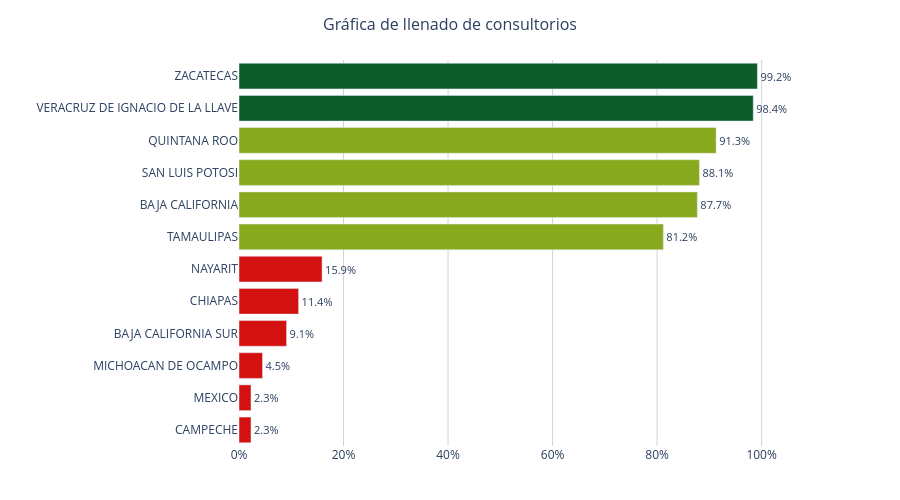

The cell this chart's notebook holds for it:
### Code cell
import plotly.graph_objects as go

# Ordenar de menor a mayor para efecto cascada
df_plot = tabla_entidades.sort_values("porcentaje", ascending=True)

# Semáforo de colores
colores = [
    "#0D5D2A" if p >= 95 else
    "#88A91E" if p >= 80 else
    "#F1D54A" if p >= 60 else
    "#D41111"
    for p in df_plot["porcentaje"]
]

fig_cascada = go.Figure()

fig_cascada.add_trace(
    go.Bar(
        x=df_plot["porcentaje"],
        y=df_plot["entidad"],
        orientation="h",
        marker=dict(color=colores),
        text=[f"{p:.1f}%" for p in df_plot["porcentaje"]],
        textposition="outside",
        textfont=dict(size=11),
        hovertemplate="<b>%{y}</b><br>Porcentaje: %{x:.1f}%<extra></extra>",
    )
)

fig_cascada.update_layout(
    title=dict(
        text="Gráfica de llenado de consultorios",
        x=0.5,
        font=dict(size=16)
    ),
    xaxis=dict(
        title="",
        range=[0, 115],
        ticksuffix="%",
        showgrid=True,
        gridcolor="lightgrey"
    ),
    yaxis=dict(
        title="",
        automargin=True
    ),
    plot_bgcolor="white",
    height=500,
    margin=dict(l=20, r=60, t=60, b=40)
)

fig_cascada.show()

### Figure 1 — Plotly figure (JSON) as saved in the notebook; plotly's stock layout.template omitted (floating-point values rounded to 4 significant figures)
{"data": [{"hovertemplate": "<b>%{y}</b><br>Porcentaje: %{x:.1f}%<extra></extra>", "marker": {"color": ["#D41111", "#D41111", "#D41111", "#D41111", "#D41111", "#D41111", "#88A91E", "#88A91E", "#88A91E", "#88A91E", "#0D5D2A", "#0D5D2A"]}, "orientation": "h", "text": ["2.3%", "2.3%", "4.5%", "9.1%", "11.4%", "15.9%", "81.2%", "87.7%", "88.1%", "91.3%", "98.4%", "99.2%"], "textfont": {"size": 11}, "textposition": "outside", "type": "bar", "x": [2.3, 2.3, 4.5, 9.1, 11.4, 15.9, 81.2, 87.7, 88.1, 91.3, 98.4, 99.2], "y": ["CAMPECHE", "MEXICO", "MICHOACAN DE OCAMPO", "BAJA CALIFORNIA SUR", "CHIAPAS", "NAYARIT", "TAMAULIPAS", "BAJA CALIFORNIA", "SAN LUIS POTOSI", "QUINTANA ROO", "VERACRUZ DE IGNACIO DE LA LLAVE", "ZACATECAS"]}], "layout": {"height": 500, "margin": {"b": 40, "l": 20, "r": 60, "t": 60}, "plot_bgcolor": "white", "title": {"font": {"size": 16}, "text": "Gráfica de llenado de consultorios", "x": 0.5}, "xaxis": {"gridcolor": "lightgrey", "range": [0, 115], "showgrid": true, "ticksuffix": "%", "title": {"text": ""}}, "yaxis": {"automargin": true, "title": {"text": ""}}}}
